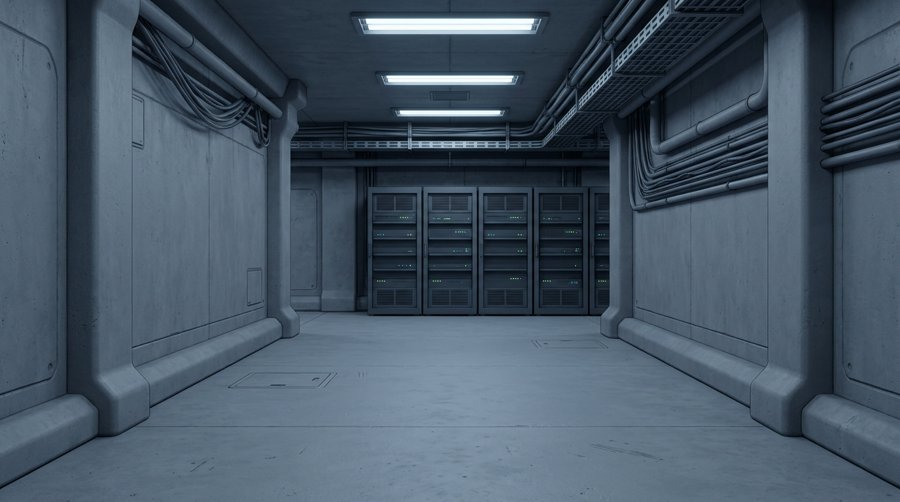
#> input picture research/station-assets/backdrop/corridor.jpg, 900 x 502 px
$ python backdrop.py backdrop/corridor.jpg backdrop/room.jpg
#> lines starting #> are read from the running program, lines starting #| are printed output that depends on the picture
"""Turns Tripo's concept of the bosses' room into Decide's backdrop.

Crops the 16:9 concept to 2:1 about its middle, darkens it and tints it a
little toward the theme's navy (so it sits behind the bubbles as a dreary,
dim room), and saves a 2400 x 1200 webp, lightly sharpened after its
upscale from Tripo's 1376 px, and a 1200 x 600 one.

    python3 research/station-assets/backdrop.py <room.png> public/bosses

research/station-assets/backdrop/room.jpg keeps a downscaled copy of the
concept (corridor.jpg is the other one Tripo made, not used). Provenance:
public/bosses/provenance.json ("backdrop").
"""

import sys
from pathlib import Path

import numpy as np
from PIL import Image, ImageFilter

BRIGHTNESS = 0.62
TINT = np.array([0.86, 0.9, 1.0])  # less red and green: toward navy


def grade(image: Image.Image) -> Image.Image:
    pixels = np.asarray(image, dtype=float) / 255 * BRIGHTNESS * TINT
    return Image.fromarray((np.clip(pixels, 0, 1) * 255).astype("uint8"))


def main(source: Path, out: Path):
    concept = Image.open(source).convert("RGB")
#> concept is the input picture: PIL image 900x502 RGB; mean R, G, B 69.9, 85.4, 100.1
    w, h = concept.size
#> w = 900; h = 502
    top = (h - w // 2) // 2
#> top = 26
    room = concept.crop((0, top, w, top + w // 2))
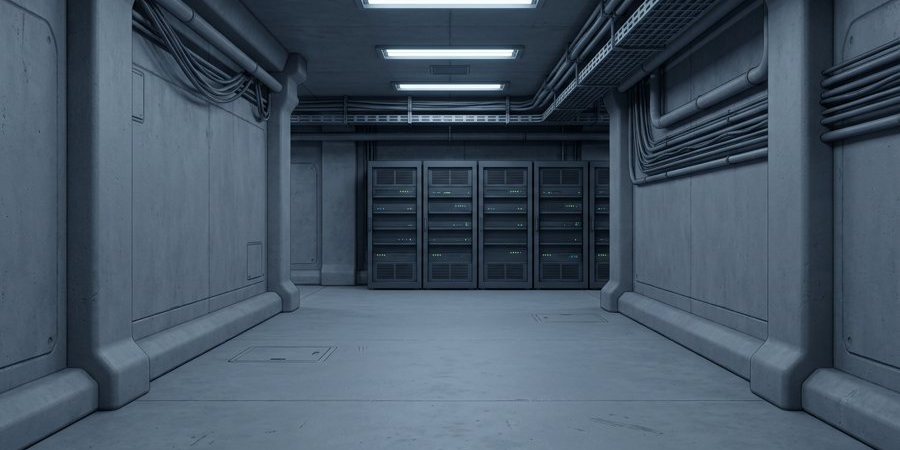
#> room: PIL image 900x450 RGB; mean R, G, B 69.4, 84.8, 99.6
    grade(room.resize((2400, 1200), Image.LANCZOS)).filter(ImageFilter.UnsharpMask(1.2, 40, 2)).save(out / "backdrop.webp", quality=82, method=6)
#> in grade, `pixels = np.asarray(image, dtype=float) / 255 * BRIGHTNESS * TINT`:
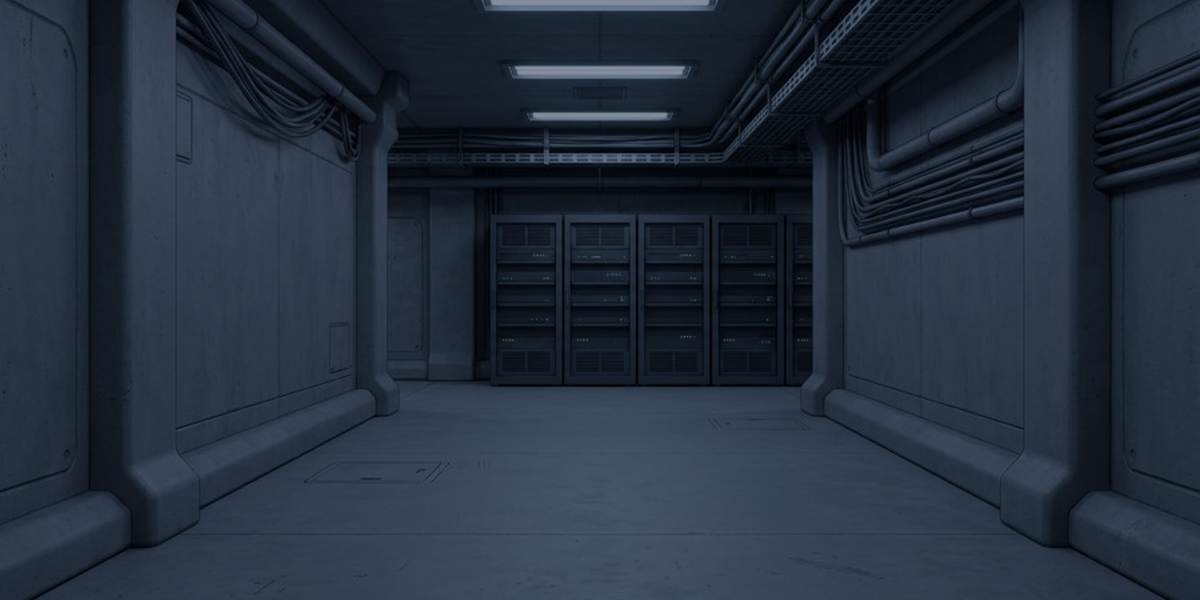
#> pixels: shape (1200, 2400, 3) float64 (shown at 1/2 size); mean R, G, B 0.145, 0.186, 0.242
    grade(room.resize((1200, 600), Image.LANCZOS)).save(out / "backdrop-1200.webp", quality=82, method=6)
#> in grade (call 2), `pixels = np.asarray(image, dtype=float) / 255 * BRIGHTNESS * TINT`:
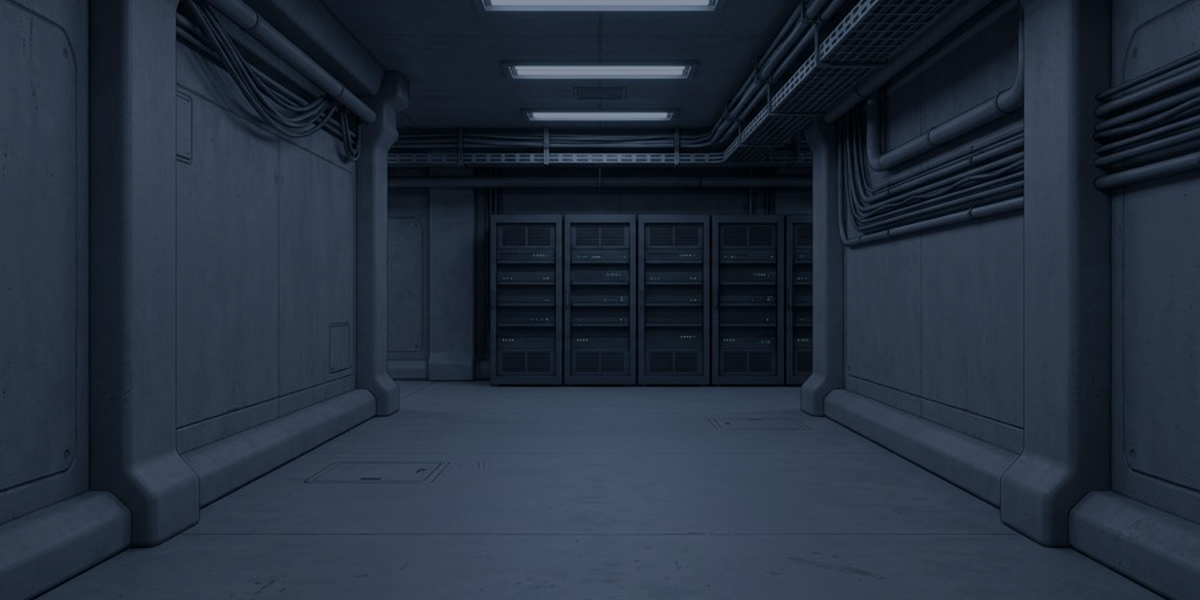
#> pixels: shape (600, 1200, 3) float64; mean R, G, B 0.145, 0.186, 0.242


if __name__ == "__main__":
    main(Path(sys.argv[1]), Path(sys.argv[2]))
